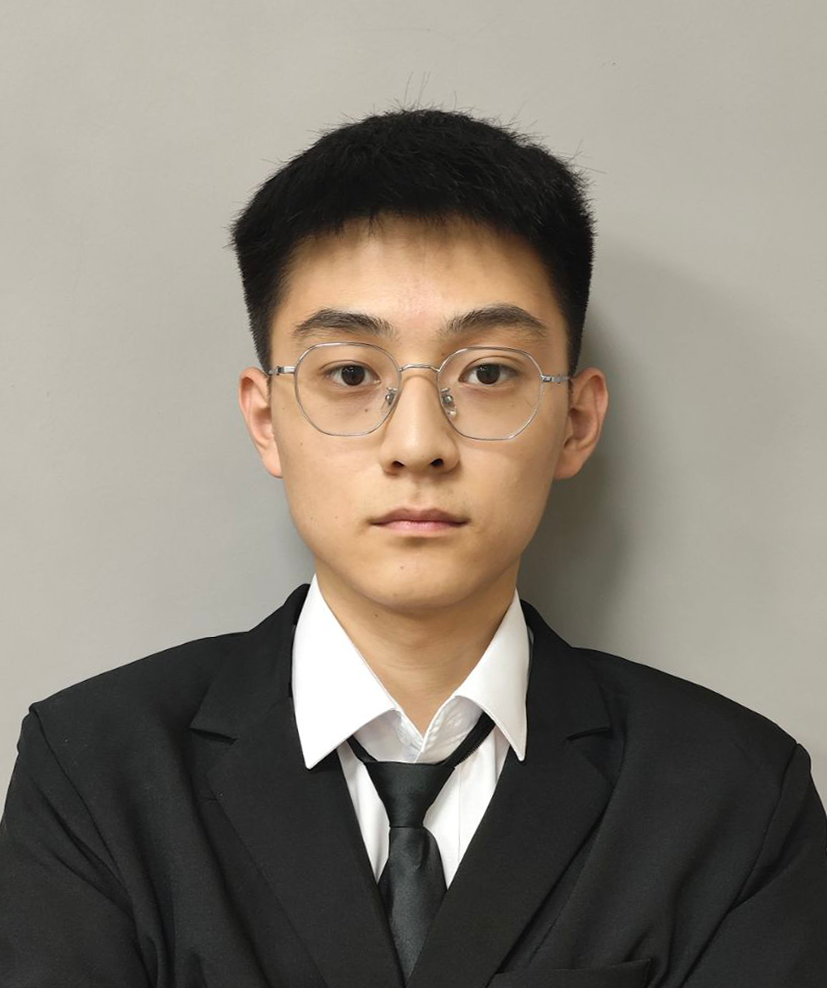
%> input picture task.2/img.png, 827 x 988 px
$ octave task4.m   (GNU Octave 9; MATLAB toolbox functions it lacks are replaced by stand-ins)
%> lines starting %> are read from the running program, lines starting %| are printed output that depends on the picture
img = imread('img.png');
%> img is the input picture: size 988x827x3 uint8; mean R, G, B 135.1, 127.1, 116.3
img = imresize(img,[1024, 1024]);
%> img: size 1024x1024x3 uint8
img = rgb2gray(img);
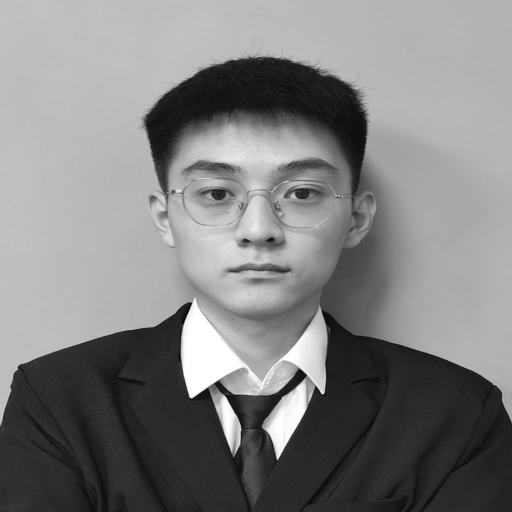
%> img: size 1024x1024 uint8 (shown at 1/2 size); min 0, max 255, mean 128.2
[img_,img_x,img_y] = my_Sobel_filter(img);
img_builtin = edge(img, 'Sobel');

subplot(3, 2, 1);
imshow(img);
title('原图像');

subplot(3, 2, 2);
imshow(img);
title('原图像');

subplot(3, 2, 3);
imshow(img_x);
title('Sobel_x');

subplot(3, 2, 4);
imshow(img_y);
title('Sobel_y');

subplot(3, 2, 5);
imshow(img_);
title('合并后');

subplot(3, 2, 6);
imshow(img_builtin);
title('Sobel(内置)');


function [xy,x,y] = my_Sobel_filter(image)
    image = double(image);
    Kernel_x = [-1 0 1; -2 0 2; -1 0 1];
    Kernel_y = [-1 -2 -1; 0 0 0; 1 2 1];
    [width,height] = size(image);
%> width = 1024; height = 1024
    x = zeros(width,height);
    y = zeros(width,height);
    for i = 2:width-1
        for j = 2:height-1
            x(i, j) = sum(sum(Kernel_x .* (image(i-1:i+1, j-1:j+1))));
            y(i, j) = sum(sum(Kernel_y .* (image(i-1:i+1, j-1:j+1))));
        end
    end
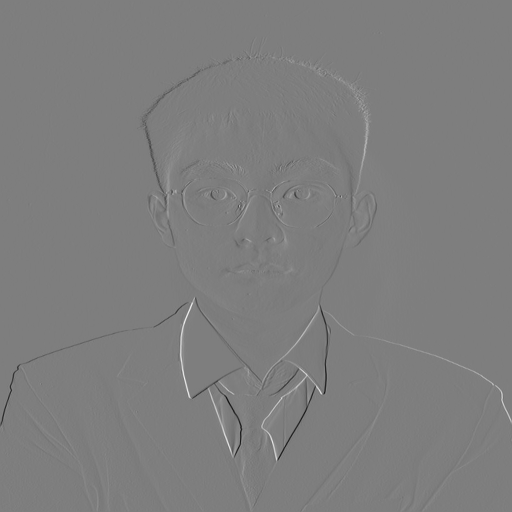
%> x: size 1024x1024 double (shown at 1/2 size); min -739, max 753, mean -0.1; drawn with min black and max white
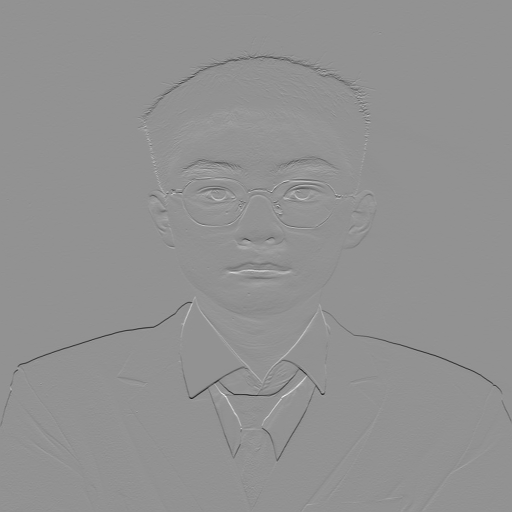
%> y: size 1024x1024 double (shown at 1/2 size); min -814, max 605, mean -1.2; drawn with min black and max white
    xy = sqrt(x.^2 + y.^2);
    x = uint8(x);
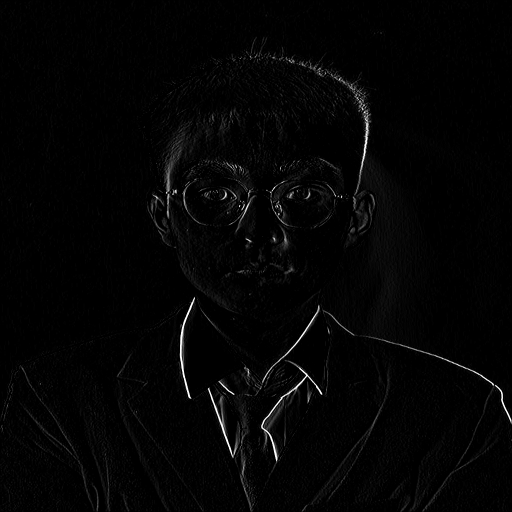
%> x: size 1024x1024 uint8 (shown at 1/2 size); min 0, max 255, mean 4.3
    y = uint8(y);
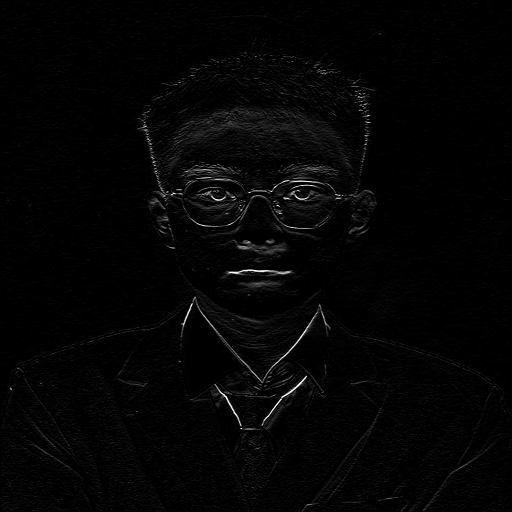
%> y: size 1024x1024 uint8 (shown at 1/2 size); min 0, max 255, mean 4.4
    xy = uint8(xy);
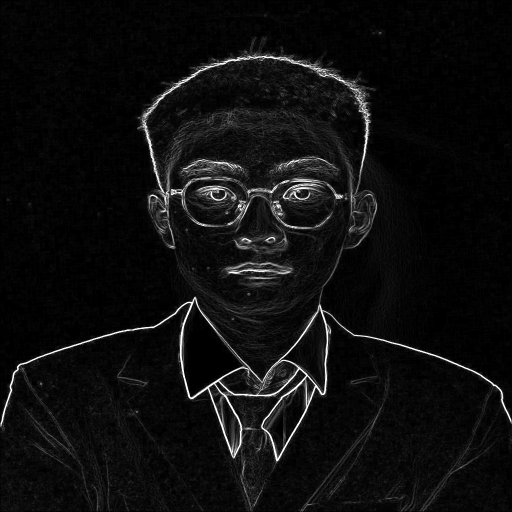
%> xy: size 1024x1024 uint8 (shown at 1/2 size); min 0, max 255, mean 14.1
%> `img_builtin = edge(img, 'Sobel');`:
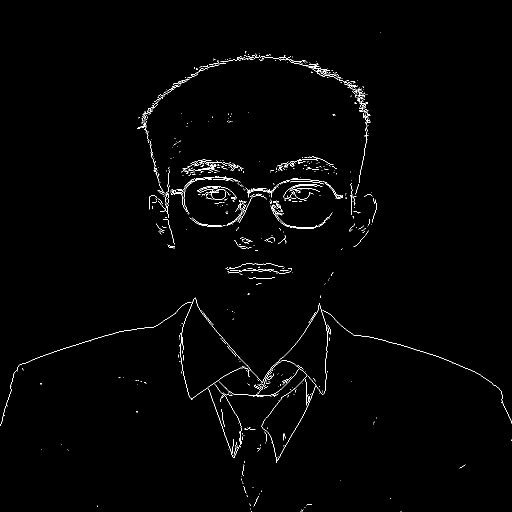
%> img_builtin: size 1024x1024 logical (shown at 1/2 size); 1% white in thin lines or dots
end
